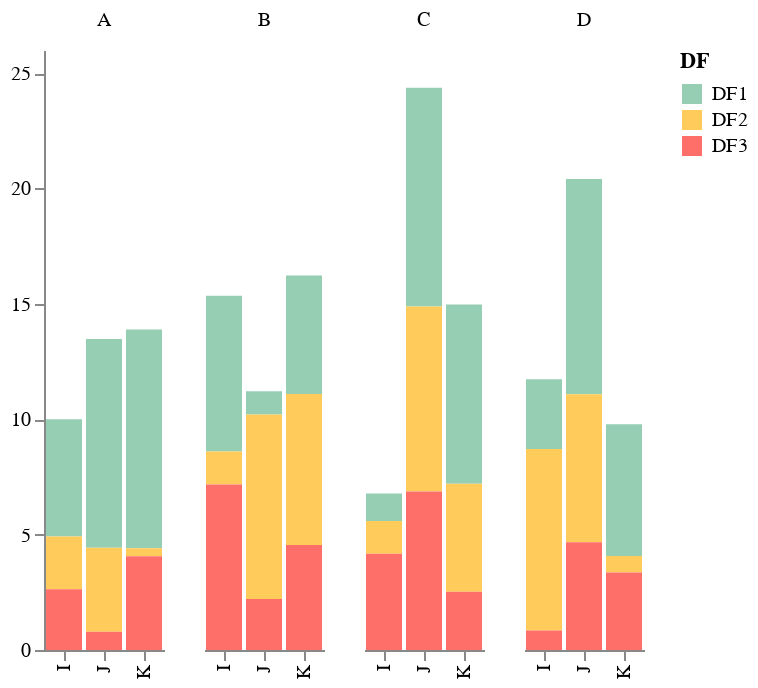

The notebook cell this image was saved under:
### Code cell
alt.Chart(df).mark_bar().encode(

    # tell Altair which field to group columns on
    x=alt.X('c2:N', title=None),

    # tell Altair which field to use as Y values and how to calculate
    y=alt.Y('sum(values):Q',
        axis=alt.Axis(
            grid=False,
            title=None)),

    # tell Altair which field to use to use as the set of columns to be  represented in each group
    column=alt.Column('c1:N', title=None),

    # tell Altair which field to use for color segmentation 
    color=alt.Color('DF:N',
            scale=alt.Scale(
                # make it look pretty with an enjoyable color pallet
                range=['#96ceb4', '#ffcc5c','#ff6f69'],
            ),
        ))\
    .configure_view(
        # remove grid lines around column clusters
        strokeOpacity=0    
    )

### Figure 1 — Vega-Lite specification as saved in the notebook (floating-point values rounded to 4 significant figures)
{"config": {"view": {"continuousWidth": 400, "continuousHeight": 300, "strokeOpacity": 0}}, "data": {"name": "data-e3835266f4f1b8f9d71cdcb9303f1bef"}, "mark": "bar", "encoding": {"color": {"field": "DF", "scale": {"range": ["#96ceb4", "#ffcc5c", "#ff6f69"]}, "type": "nominal"}, "column": {"field": "c1", "title": null, "type": "nominal"}, "x": {"field": "c2", "title": null, "type": "nominal"}, "y": {"aggregate": "sum", "axis": {"grid": false, "title": null}, "field": "values", "type": "quantitative"}}, "$schema": "https://vega.github.io/schema/vega-lite/v4.17.0.json", "datasets": {"data-e3835266f4f1b8f9d71cdcb9303f1bef": [{"c1": "A", "c2": "I", "values": 5.078, "DF": "DF1"}, {"c1": "A", "c2": "J", "values": 9.044, "DF": "DF1"}, {"c1": "A", "c2": "K", "values": 9.471, "DF": "DF1"}, {"c1": "B", "c2": "I", "values": 6.757, "DF": "DF1"}, {"c1": "B", "c2": "J", "values": 1.006, "DF": "DF1"}, {"c1": "B", "c2": "K", "values": 5.131, "DF": "DF1"}, {"c1": "C", "c2": "I", "values": 1.197, "DF": "DF1"}, {"c1": "C", "c2": "J", "values": 9.48, "DF": "DF1"}, {"c1": "C", "c2": "K", "values": 7.768, "DF": "DF1"}, {"c1": "D", "c2": "I", "values": 3.023, "DF": "DF1"}, {"c1": "D", "c2": "J", "values": 9.325, "DF": "DF1"}, {"c1": "D", "c2": "K", "values": 5.713, "DF": "DF1"}, {"c1": "A", "c2": "I", "values": 2.295, "DF": "DF2"}, {"c1": "A", "c2": "J", "values": 3.641, "DF": "DF2"}, {"c1": "A", "c2": "K", "values": 0.349, "DF": "DF2"}, {"c1": "B", "c2": "I", "values": 1.43, "DF": "DF2"}, {"c1": "B", "c2": "J", "values": 7.998, "DF": "DF2"}, {"c1": "B", "c2": "K", "values": 6.548, "DF": "DF2"}, {"c1": "C", "c2": "I", "values": 1.415, "DF": "DF2"}, {"c1": "C", "c2": "J", "values": 8.017, "DF": "DF2"}, {"c1": "C", "c2": "K", "values": 4.68, "DF": "DF2"}, {"c1": "D", "c2": "I", "values": 7.866, "DF": "DF2"}, {"c1": "D", "c2": "J", "values": 6.417, "DF": "DF2"}, {"c1": "D", "c2": "K", "values": 0.7159, "DF": "DF2"}, {"c1": "A", "c2": "I", "values": 2.629, "DF": "DF3"}, {"c1": "A", "c2": "J", "values": 0.7885, "DF": "DF3"}, {"c1": "A", "c2": "K", "values": 4.064, "DF": "DF3"}, {"c1": "B", "c2": "I", "values": 7.167, "DF": "DF3"}, {"c1": "B", "c2": "J", "values": 2.205, "DF": "DF3"}, {"c1": "B", "c2": "K", "values": 4.551, "DF": "DF3"}, {"c1": "C", "c2": "I", "values": 4.175, "DF": "DF3"}, {"c1": "C", "c2": "J", "values": 6.863, "DF": "DF3"}, {"c1": "C", "c2": "K", "values": 2.522, "DF": "DF3"}, {"c1": "D", "c2": "I", "values": 0.8469, "DF": "DF3"}, {"c1": "D", "c2": "J", "values": 4.667, "DF": "DF3"}, {"c1": "D", "c2": "K", "values": 3.355, "DF": "DF3"}]}}
